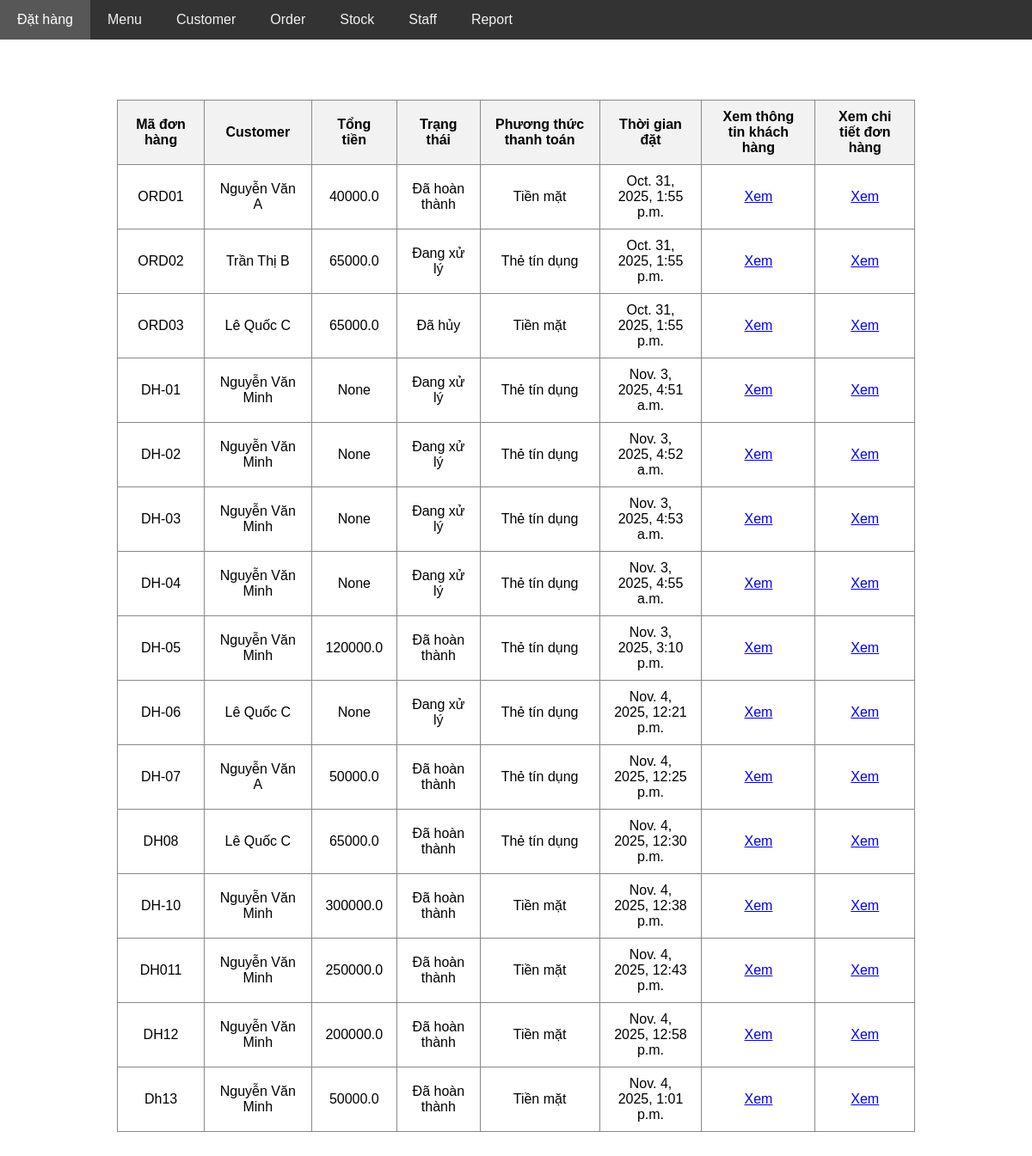
The page /core/order/ on the database its author committed.
### core/models.py (models this page shows, shortened)
class Order(models.Model):
    class TypeChoices(models.TextChoices):
        PENDING = 'Đang xử lý'
        COMPLETED = 'Đã hoàn thành'
        CANCELED = 'Đã hủy'
    ma_don_hang = models.CharField(max_length=10, unique=True)
    customer = models.ForeignKey(Customer, on_delete=models.CASCADE, related_name='customer_orders')
    thoi_gian_dat = models.DateTimeField(auto_now_add=True)
    tong_tien = models.FloatField(null=True, blank=True)
    trang_thai = models.CharField(max_length=20, choices=TypeChoices.choices)
    phuong_thuc_thanh_toan = models.CharField(max_length=20, choices=PaymentChoices.choices)

class Customer(models.Model):
    class TypeChoices(models.TextChoices):
        NORMAL = 'Normal'
        VIP = 'VIP'
        ONLINE = 'Online'
    ma_khach_hang = models.CharField(max_length=10, unique=True)
    ho_ten = models.CharField(max_length=200)
    so_dien_thoai = models.CharField(max_length=15)
    dia_chi = models.CharField(max_length=200)
    hang_thanh_vien = models.CharField(max_length=20, choices=TypeChoices.choices)

### core/views.py (the view)
# urls.py: path('order/', views.show_order, name='show_order'),
def show_order(request):
    orders = Order.objects.all()
    return render(request, 'order/show_order.html', {
        'orders': orders
    })

### core/templates/order/show_order.html (shortened to what this page needs)
{% extends 'layout.html' %}
{% block body %}
<div style="display: flex; justify-content: center; margin-top: 30px;">
    <table border="1" style="text-align: center;">
        <tr>
            <th>Mã đơn hàng</th>
            <th>Customer</th>
            <th>Tổng tiền</th>
            <th>Trạng thái</th>
            <th>Phương thức thanh toán</th>
            <th>Thời gian đặt</th>
            <th>Xem thông tin khách hàng</th>
            <th>Xem chi tiết đơn hàng</th>
        </tr>
        {% for order in orders %}
            <tr>
                <td> {{order.ma_don_hang}} </td>
                <td> {{order.customer.ho_ten}} </td>
                <td> {{order.tong_tien}} </td>
                <td> {{order.trang_thai}} </td>
                <td> {{order.phuong_thuc_thanh_toan}} </td>
                <td> {{order.thoi_gian_dat}} </td>
                <td>
                    <a href="{% url 'show_customer_detail' order.customer.id %}">Xem</a>
                </td>
                <td>
                    <a href="{% url 'show_order_detail' order.id %}">Xem</a>
                </td>
        {% endfor %}
    </table>
</div>
{% endblock %}

### core/templates/layout.html (style rules this page uses)
body { margin: 0; font-family: Arial, sans-serif; }

### core/templates/order/show_order.html (style rules this page uses)
table { border-collapse: collapse; width: 80%; margin: 20px auto; text-align: center; font-size: 16px; }
th, td { padding: 10px 15px; border: 1px solid #888; }
th { background-color: #f2f2f2; }

### rows shown on the page
Order: ma_don_hang "ORD01", customer.ho_ten "Nguyễn Văn A", tong_tien "40000.0", trang_thai "Đã hoàn thành", phuong_thuc_thanh_toan "Tiền mặt", thoi_gian_dat "Oct. 31, 2025, 1:55 p.m."
Order: ma_don_hang "ORD02", customer.ho_ten "Trần Thị B", tong_tien "65000.0", trang_thai "Đang xử lý", phuong_thuc_thanh_toan "Thẻ tín dụng", thoi_gian_dat "Oct. 31, 2025, 1:55 p.m."
Order: ma_don_hang "ORD03", customer.ho_ten "Lê Quốc C", tong_tien "65000.0", trang_thai "Đã hủy", phuong_thuc_thanh_toan "Tiền mặt", thoi_gian_dat "Oct. 31, 2025, 1:55 p.m."
Order: ma_don_hang "DH-01", customer.ho_ten "Nguyễn Văn Minh", tong_tien "None", trang_thai "Đang xử lý", phuong_thuc_thanh_toan "Thẻ tín dụng", thoi_gian_dat "Nov. 3, 2025, 4:51 a.m."
Order: ma_don_hang "DH-02", customer.ho_ten "Nguyễn Văn Minh", tong_tien "None", trang_thai "Đang xử lý", phuong_thuc_thanh_toan "Thẻ tín dụng", thoi_gian_dat "Nov. 3, 2025, 4:52 a.m."
Order: ma_don_hang "DH-03", customer.ho_ten "Nguyễn Văn Minh", tong_tien "None", trang_thai "Đang xử lý", phuong_thuc_thanh_toan "Thẻ tín dụng", thoi_gian_dat "Nov. 3, 2025, 4:53 a.m."
Order: ma_don_hang "DH-04", customer.ho_ten "Nguyễn Văn Minh", tong_tien "None", trang_thai "Đang xử lý", phuong_thuc_thanh_toan "Thẻ tín dụng", thoi_gian_dat "Nov. 3, 2025, 4:55 a.m."
Order: ma_don_hang "DH-05", customer.ho_ten "Nguyễn Văn Minh", tong_tien "120000.0", trang_thai "Đã hoàn thành", phuong_thuc_thanh_toan "Thẻ tín dụng", thoi_gian_dat "Nov. 3, 2025, 3:10 p.m."
Order: ma_don_hang "DH-06", customer.ho_ten "Lê Quốc C", tong_tien "None", trang_thai "Đang xử lý", phuong_thuc_thanh_toan "Thẻ tín dụng", thoi_gian_dat "Nov. 4, 2025, 12:21 p.m."
Order: ma_don_hang "DH-07", customer.ho_ten "Nguyễn Văn A", tong_tien "50000.0", trang_thai "Đã hoàn thành", phuong_thuc_thanh_toan "Thẻ tín dụng", thoi_gian_dat "Nov. 4, 2025, 12:25 p.m."
Order: ma_don_hang "DH08", customer.ho_ten "Lê Quốc C", tong_tien "65000.0", trang_thai "Đã hoàn thành", phuong_thuc_thanh_toan "Thẻ tín dụng", thoi_gian_dat "Nov. 4, 2025, 12:30 p.m."
Order: ma_don_hang "DH-10", customer.ho_ten "Nguyễn Văn Minh", tong_tien "300000.0", trang_thai "Đã hoàn thành", phuong_thuc_thanh_toan "Tiền mặt", thoi_gian_dat "Nov. 4, 2025, 12:38 p.m."
Order: ma_don_hang "DH011", customer.ho_ten "Nguyễn Văn Minh", tong_tien "250000.0", trang_thai "Đã hoàn thành", phuong_thuc_thanh_toan "Tiền mặt", thoi_gian_dat "Nov. 4, 2025, 12:43 p.m."
Order: ma_don_hang "DH12", customer.ho_ten "Nguyễn Văn Minh", tong_tien "200000.0", trang_thai "Đã hoàn thành", phuong_thuc_thanh_toan "Tiền mặt", thoi_gian_dat "Nov. 4, 2025, 12:58 p.m."
Order: ma_don_hang "Dh13", customer.ho_ten "Nguyễn Văn Minh", tong_tien "50000.0", trang_thai "Đã hoàn thành", phuong_thuc_thanh_toan "Tiền mặt", thoi_gian_dat "Nov. 4, 2025, 1:01 p.m."
